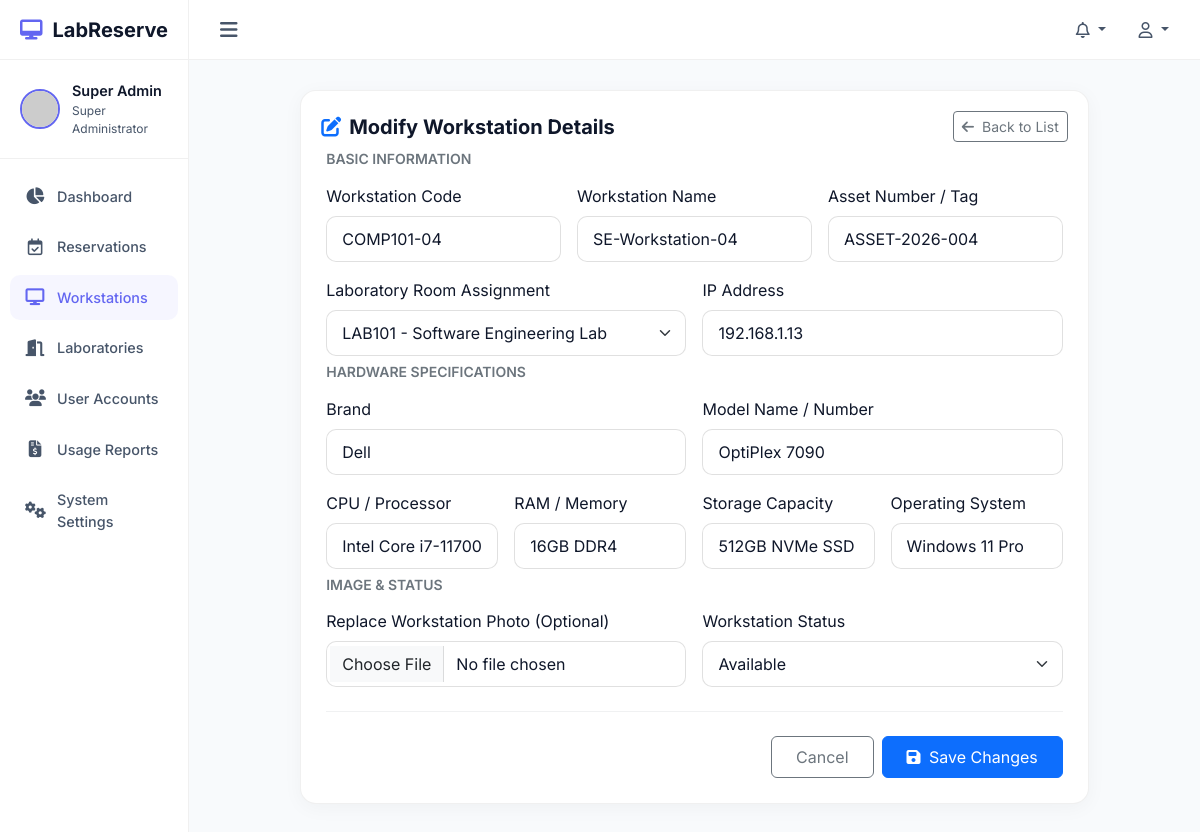
The app's page /computers/edit/4 (signed in) with its own data.
### tables this page shows
CREATE TABLE `computers` (
    `id` INT AUTO_INCREMENT PRIMARY KEY,
    `code` VARCHAR(50) NOT NULL UNIQUE,
    `name` VARCHAR(100) NOT NULL,
    `asset_number` VARCHAR(100) NOT NULL UNIQUE,
    `laboratory_id` INT NOT NULL,
    `brand` VARCHAR(50) NOT NULL,
    `model` VARCHAR(50) NOT NULL,
    `cpu` VARCHAR(100) NOT NULL,
    `ram` VARCHAR(50) NOT NULL,
    `storage` VARCHAR(50) NOT NULL,
    `operating_system` VARCHAR(100) NOT NULL,
    `ip_address` VARCHAR(45) NOT NULL,
    `status` ENUM('available', 'reserved', 'maintenance', 'offline', 'disabled') DEFAULT 'available',
    `image_path` VARCHAR(255) NULL,
    `created_at` TIMESTAMP DEFAULT CURRENT_TIMESTAMP,
    `updated_at` TIMESTAMP DEFAULT CURRENT_TIMESTAMP ON UPDATE CURRENT_TIMESTAMP,
    FOREIGN KEY (`laboratory_id`) REFERENCES `laboratories` (`id`) ON DELETE RESTRICT,
    INDEX `idx_comp_code` (`code`),
    INDEX `idx_comp_lab` (`laboratory_id`),
    INDEX `idx_comp_status` (`status`)
);

CREATE TABLE `laboratories` (
    `id` INT AUTO_INCREMENT PRIMARY KEY,
    `code` VARCHAR(50) NOT NULL UNIQUE,
    `name` VARCHAR(100) NOT NULL,
    `building` VARCHAR(100) NOT NULL,
    `floor` VARCHAR(50) NOT NULL,
    `capacity` INT NOT NULL,
    `description` TEXT NULL,
    `status` ENUM('active', 'inactive') DEFAULT 'active',
    `created_at` TIMESTAMP DEFAULT CURRENT_TIMESTAMP,
    `updated_at` TIMESTAMP DEFAULT CURRENT_TIMESTAMP ON UPDATE CURRENT_TIMESTAMP,
    INDEX `idx_lab_code` (`code`)
);

### views/computers/edit.php (the view, shortened to what the rows shown need)
<div class="row justify-content-center">
    <div class="col-lg-10">
        <div class="card mb-4">
            <div class="card-header border-0 pb-0">
                <h5 class="fw-bold m-0"><i class="fa-solid fa-pen-to-square text-primary me-2"></i>Modify Workstation Details</h5>
                <a href="/computers" class="btn btn-outline-secondary btn-sm"><i class="fa-solid fa-arrow-left me-1"></i> Back to List</a>
            </div>
            <div class="card-body">
                <?php $errors = session()->getFlash('errors', []); ?>
                <form action="/computers/update/<?= $comp['id'] ?>" method="POST" enctype="multipart/form-data">
                    <div class="row g-3 mb-4">
                        <h6 class="text-secondary small text-uppercase fw-semibold m-0">Basic Information</h6>
                        <div class="col-md-4">
                            <label for="code" class="form-label">Workstation Code</label>
                            <input type="text" class="form-control <?= isset($errors['code']) ? 'is-invalid' : '' ?>" id="code" name="code" value="<?= esc($comp['code']) ?>" required>
                        </div>
                        <div class="col-md-4">
                            <label for="name" class="form-label">Workstation Name</label>
                            <input type="text" class="form-control <?= isset($errors['name']) ? 'is-invalid' : '' ?>" id="name" name="name" value="<?= esc($comp['name']) ?>" required>
                        </div>
                        <div class="col-md-4">
                            <label for="asset_number" class="form-label">Asset Number / Tag</label>
                            <input type="text" class="form-control <?= isset($errors['asset_number']) ? 'is-invalid' : '' ?>" id="asset_number" name="asset_number" value="<?= esc($comp['asset_number']) ?>" required>
                        </div>
                        <div class="col-md-6">
                            <label for="laboratory_id" class="form-label">Laboratory Room Assignment</label>
                            <select class="form-select <?= isset($errors['laboratory_id']) ? 'is-invalid' : '' ?>" id="laboratory_id" name="laboratory_id" required>
                                <?php foreach ($labs as $l): ?>
                                    <option value="<?= $l['id'] ?>" <?= $comp['laboratory_id'] == $l['id'] ? 'selected' : '' ?>><?= esc($l['code']) ?> - <?= esc($l['name']) ?></option>
                                <?php endforeach; ?>
                            </select>
                        </div>
                        <div class="col-md-6">
                            <label for="ip_address" class="form-label">IP Address</label>
                            <input type="text" class="form-control <?= isset($errors['ip_address']) ? 'is-invalid' : '' ?>" id="ip_address" name="ip_address" value="<?= esc($comp['ip_address']) ?>" required>
                        </div>
                    </div>
                    <div class="row g-3 mb-4">
                        <h6 class="text-secondary small text-uppercase fw-semibold m-0">Hardware Specifications</h6>
                        <div class="col-md-6">
                            <label for="brand" class="form-label">Brand</label>
                            <input type="text" class="form-control <?= isset($errors['brand']) ? 'is-invalid' : '' ?>" id="brand" name="brand" value="<?= esc($comp['brand']) ?>" required>
                        </div>
                        <div class="col-md-6">
                            <label for="model" class="form-label">Model Name / Number</label>
                            <input type="text" class="form-control <?= isset($errors['model']) ? 'is-invalid' : '' ?>" id="model" name="model" value="<?= esc($comp['model']) ?>" required>
                        </div>
                        <div class="col-md-3">
                            <label for="cpu" class="form-label">CPU / Processor</label>
                            <input type="text" class="form-control <?= isset($errors['cpu']) ? 'is-invalid' : '' ?>" id="cpu" name="cpu" value="<?= esc($comp['cpu']) ?>" required>
                        </div>
                        <div class="col-md-3">
                            <label for="ram" class="form-label">RAM / Memory</label>
                            <input type="text" class="form-control <?= isset($errors['ram']) ? 'is-invalid' : '' ?>" id="ram" name="ram" value="<?= esc($comp['ram']) ?>" required>
                        </div>
                        <div class="col-md-3">
                            <label for="storage" class="form-label">Storage Capacity</label>
                            <input type="text" class="form-control <?= isset($errors['storage']) ? 'is-invalid' : '' ?>" id="storage" name="storage" value="<?= esc($comp['storage']) ?>" required>
                        </div>
                        <div class="col-md-3">
                            <label for="operating_system" class="form-label">Operating System</label>
                            <input type="text" class="form-control <?= isset($errors['operating_system']) ? 'is-invalid' : '' ?>" id="operating_system" name="operating_system" value="<?= esc($comp['operating_system']) ?>" required>
                        </div>
                    </div>
                    <div class="row g-3 mb-4">
                        <h6 class="text-secondary small text-uppercase fw-semibold m-0">Image & Status</h6>
                        <div class="col-md-6">
                            <label for="image" class="form-label">Replace Workstation Photo (Optional)</label>
                            <input type="file" class="form-control" id="image" name="image" accept="image/*">
                        </div>
                        <div class="col-md-6">
                            <label for="status" class="form-label">Workstation Status</label>
                            <select class="form-select" id="status" name="status">
                                <option value="available" <?= $comp['status'] === 'available' ? 'selected' : '' ?>>Available</option>
                            </select>
                        </div>
                    </div>
                    <div class="d-flex justify-content-end gap-2 border-top border-secondary border-opacity-10 pt-4">
                        <a href="/computers" class="btn btn-outline-secondary px-4 py-2">Cancel</a>
                        <button type="submit" class="btn btn-primary px-4 py-2"><i class="fa-solid fa-save me-1"></i> Save Changes</button>
                    </div>
                </form>
            </div>
        </div>
    </div>
</div>

### app/Core/Router.php (shortened to what the rows shown need)
<?php
class Router {
    protected array $routes = [];
    public function add(string $method, string $path, array|callable $handler, array $middlewares = []): void {
        $pattern = preg_replace('/\{[a-zA-Z0-9_]+\}/', '([^/]+)', $path);
        $pattern = '#^' . trim($pattern, '/') . '$#';
        $this->routes[] = [
            'method'      => strtoupper($method),
            'pattern'     => $pattern,
            'handler'     => $handler,
            'middlewares' => $middlewares,
            'original'    => $path
        ];
    }
    public function resolve(Request $request): void {
        $path = trim($request->getPath(), '/');
        $method = $request->getMethod();
        foreach ($this->routes as $route) {
            if ($route['method'] === $method && preg_match($route['pattern'], $path, $matches)) {
                array_shift($matches);
                $handler = $route['handler'];
                if (is_array($handler)) {
                    [$controllerClass, $action] = $handler;
                    if (class_exists($controllerClass)) {
                        $controller = new $controllerClass();
                        if (method_exists($controller, $action)) {
                            call_user_func_array([$controller, $action], array_merge([$request], $matches));
                            return;
                        }
                    }
                }
                return;
            }
        }
    }
}

### views/layouts/main.php (shortened to what the rows shown need)
<?php
$currentUser = auth();
$roleName = $currentUser['role_name'] ?? '';
?>
<!DOCTYPE html>
<html lang="en">
<head>
    <link href="https://cdn.jsdelivr.net/npm/bootstrap@5.3.0/dist/css/bootstrap.min.css" rel="stylesheet">
    <link href="https://cdnjs.cloudflare.com/ajax/libs/font-awesome/6.4.0/css/all.min.css" rel="stylesheet">
    <link href="https://cdn.datatables.net/1.13.4/css/dataTables.bootstrap5.min.css" rel="stylesheet">
    <link href="https://cdn.jsdelivr.net/npm/select2@4.1.0-rc.0/dist/css/select2.min.css" rel="stylesheet">
    <link href="https://cdn.jsdelivr.net/npm/fullcalendar@6.1.8/index.global.min.css" rel="stylesheet">
</head>
<body>
    <div id="wrapper">
        <aside id="sidebar">
            <a href="/dashboard" class="sidebar-brand">
                <i class="fa-solid fa-desktop"></i>
                <span>LabReserve</span>
            </a>
            <div class="sidebar-user">
                <img src="https://ui-avatars.com/api/?name=<?= urlencode($currentUser['first_name'] . ' ' . $currentUser['last_name']) ?>&background=6366f1&color=fff&bold=true" alt="Avatar">
                <div>
                    <div class="user-name"><?= esc($currentUser['first_name'] . ' ' . $currentUser['last_name']) ?></div>
                    <div class="user-role"><?= esc($roleName) ?></div>
                </div>
            </div>
            <ul class="sidebar-menu">
                <li class="sidebar-item" id="menu-dashboard">
                    <a href="/dashboard" class="sidebar-link">
                        <i class="fa-solid fa-chart-pie"></i>
                        <span>Dashboard</span>
                    </a>
                </li>
                <li class="sidebar-item" id="menu-reservations">
                    <a href="/reservations" class="sidebar-link">
                        <i class="fa-regular fa-calendar-check"></i>
                        <span>Reservations</span>
                    </a>
                </li>
                <?php if ($roleName === 'Super Administrator' || $roleName === 'Department Administrator' || $roleName === 'Staff'): ?>
                    <li class="sidebar-item" id="menu-computers">
                        <a href="/computers" class="sidebar-link">
                            <i class="fa-solid fa-display"></i>
                            <span>Workstations</span>
                        </a>
                    </li>
                    <li class="sidebar-item" id="menu-laboratories">
                        <a href="/laboratories" class="sidebar-link">
                            <i class="fa-solid fa-door-open"></i>
                            <span>Laboratories</span>
                        </a>
                    </li>
                    <li class="sidebar-item" id="menu-users">
                        <a href="/users" class="sidebar-link">
                            <i class="fa-solid fa-users"></i>
                            <span>User Accounts</span>
                        </a>
                    </li>
                    <li class="sidebar-item" id="menu-reports">
                        <a href="/reports" class="sidebar-link">
                            <i class="fa-solid fa-file-invoice-dollar"></i>
                            <span>Usage Reports</span>
                        </a>
                    </li>
                    <li class="sidebar-item" id="menu-settings">
                        <a href="/settings" class="sidebar-link">
                            <i class="fa-solid fa-gears"></i>
                            <span>System Settings</span>
                        </a>
                    </li>
                <?php endif; ?>
            </ul>
        </aside>
        <div id="content-wrapper">
            <header class="top-navbar">
                <button class="toggle-btn" id="sidebar-toggle">
                    <i class="fa-solid fa-bars"></i>
                </button>
                <div class="navbar-actions">
                    <div class="dropdown">
                        <button class="nav-dropdown-btn dropdown-toggle no-caret" data-bs-toggle="dropdown">
                            <i class="fa-regular fa-bell"></i>
                        </button>
                    </div>
                    <div class="dropdown">
                        <button class="nav-dropdown-btn dropdown-toggle no-caret" data-bs-toggle="dropdown">
                            <i class="fa-regular fa-user"></i>
                        </button>
                    </div>
                </div>
            </header>
            <main class="main-content">
                <?= $content ?>
            </main>
        </div>
    </div>
</body>
</html>

### records on screen
computers: code "COMP101-04", name "SE-Workstation-04", asset_number "ASSET-2026-004", laboratory_id "LAB101 - Software Engineering Lab", ip_address "192.168.1.13", brand "Dell", model "OptiPlex 7090", cpu "Intel Core i7-11700", ram "16GB DDR4", storage "512GB NVMe SSD", operating_system "Windows 11 Pro", status "Available"
